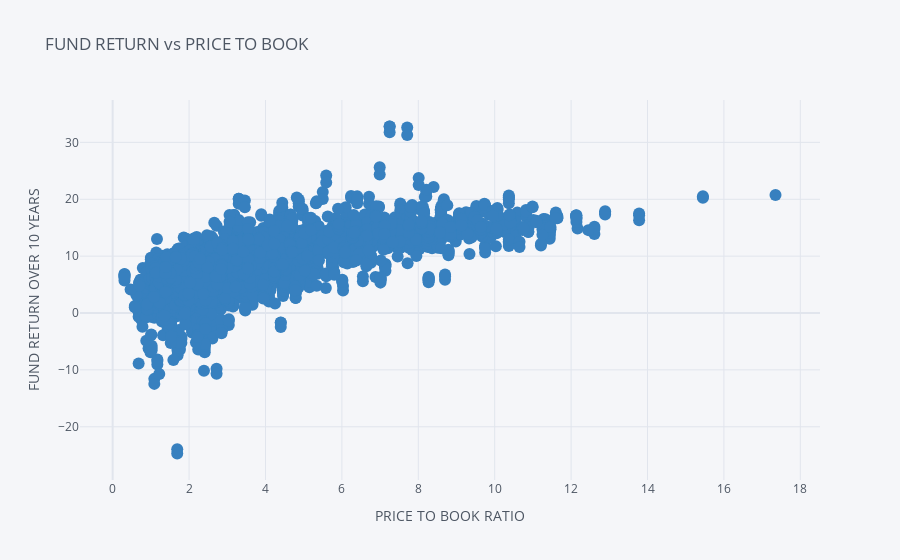

Source (notebook cell):
### Code cell
df.iplot(kind = 'scatter', x = 'price_book_ratio', y = 'fund_return_10years', mode ='markers',xTitle='PRICE TO BOOK RATIO',yTitle = 'FUND RETURN OVER 10 YEARS',title = 'FUND RETURN vs PRICE TO BOOK', color = 'blue')

### Figure 1 — Plotly figure (JSON) as saved in the notebook; plotly's stock layout.template omitted (floating-point values rounded to 4 significant figures; data arrays with more than 128 entries replaced by an {"elided": "..."} marker saying what was removed)
{"data": [{"line": {"color": "rgba(55, 128, 191, 1.0)", "dash": "solid", "shape": "linear", "width": 1.3}, "marker": {"size": 12, "symbol": "circle"}, "mode": "markers", "name": "fund_return_10years", "text": "", "type": "scatter", "x": {"elided": "8080 float values"}, "y": {"elided": "8080 float values"}}], "layout": {"autosize": true, "legend": {"bgcolor": "#F5F6F9", "font": {"color": "#4D5663"}}, "paper_bgcolor": "#F5F6F9", "plot_bgcolor": "#F5F6F9", "title": {"font": {"color": "#4D5663"}, "text": "FUND RETURN vs PRICE TO BOOK"}, "xaxis": {"autorange": true, "gridcolor": "#E1E5ED", "range": [-0.8407, 18.5], "showgrid": true, "tickfont": {"color": "#4D5663"}, "title": {"font": {"color": "#4D5663"}, "text": "PRICE TO BOOK RATIO"}, "type": "linear", "zerolinecolor": "#E1E5ED"}, "yaxis": {"autorange": true, "gridcolor": "#E1E5ED", "range": [-31.15, 39.24], "showgrid": true, "tickfont": {"color": "#4D5663"}, "title": {"font": {"color": "#4D5663"}, "text": "FUND RETURN OVER 10 YEARS"}, "type": "linear", "zerolinecolor": "#E1E5ED"}}}
